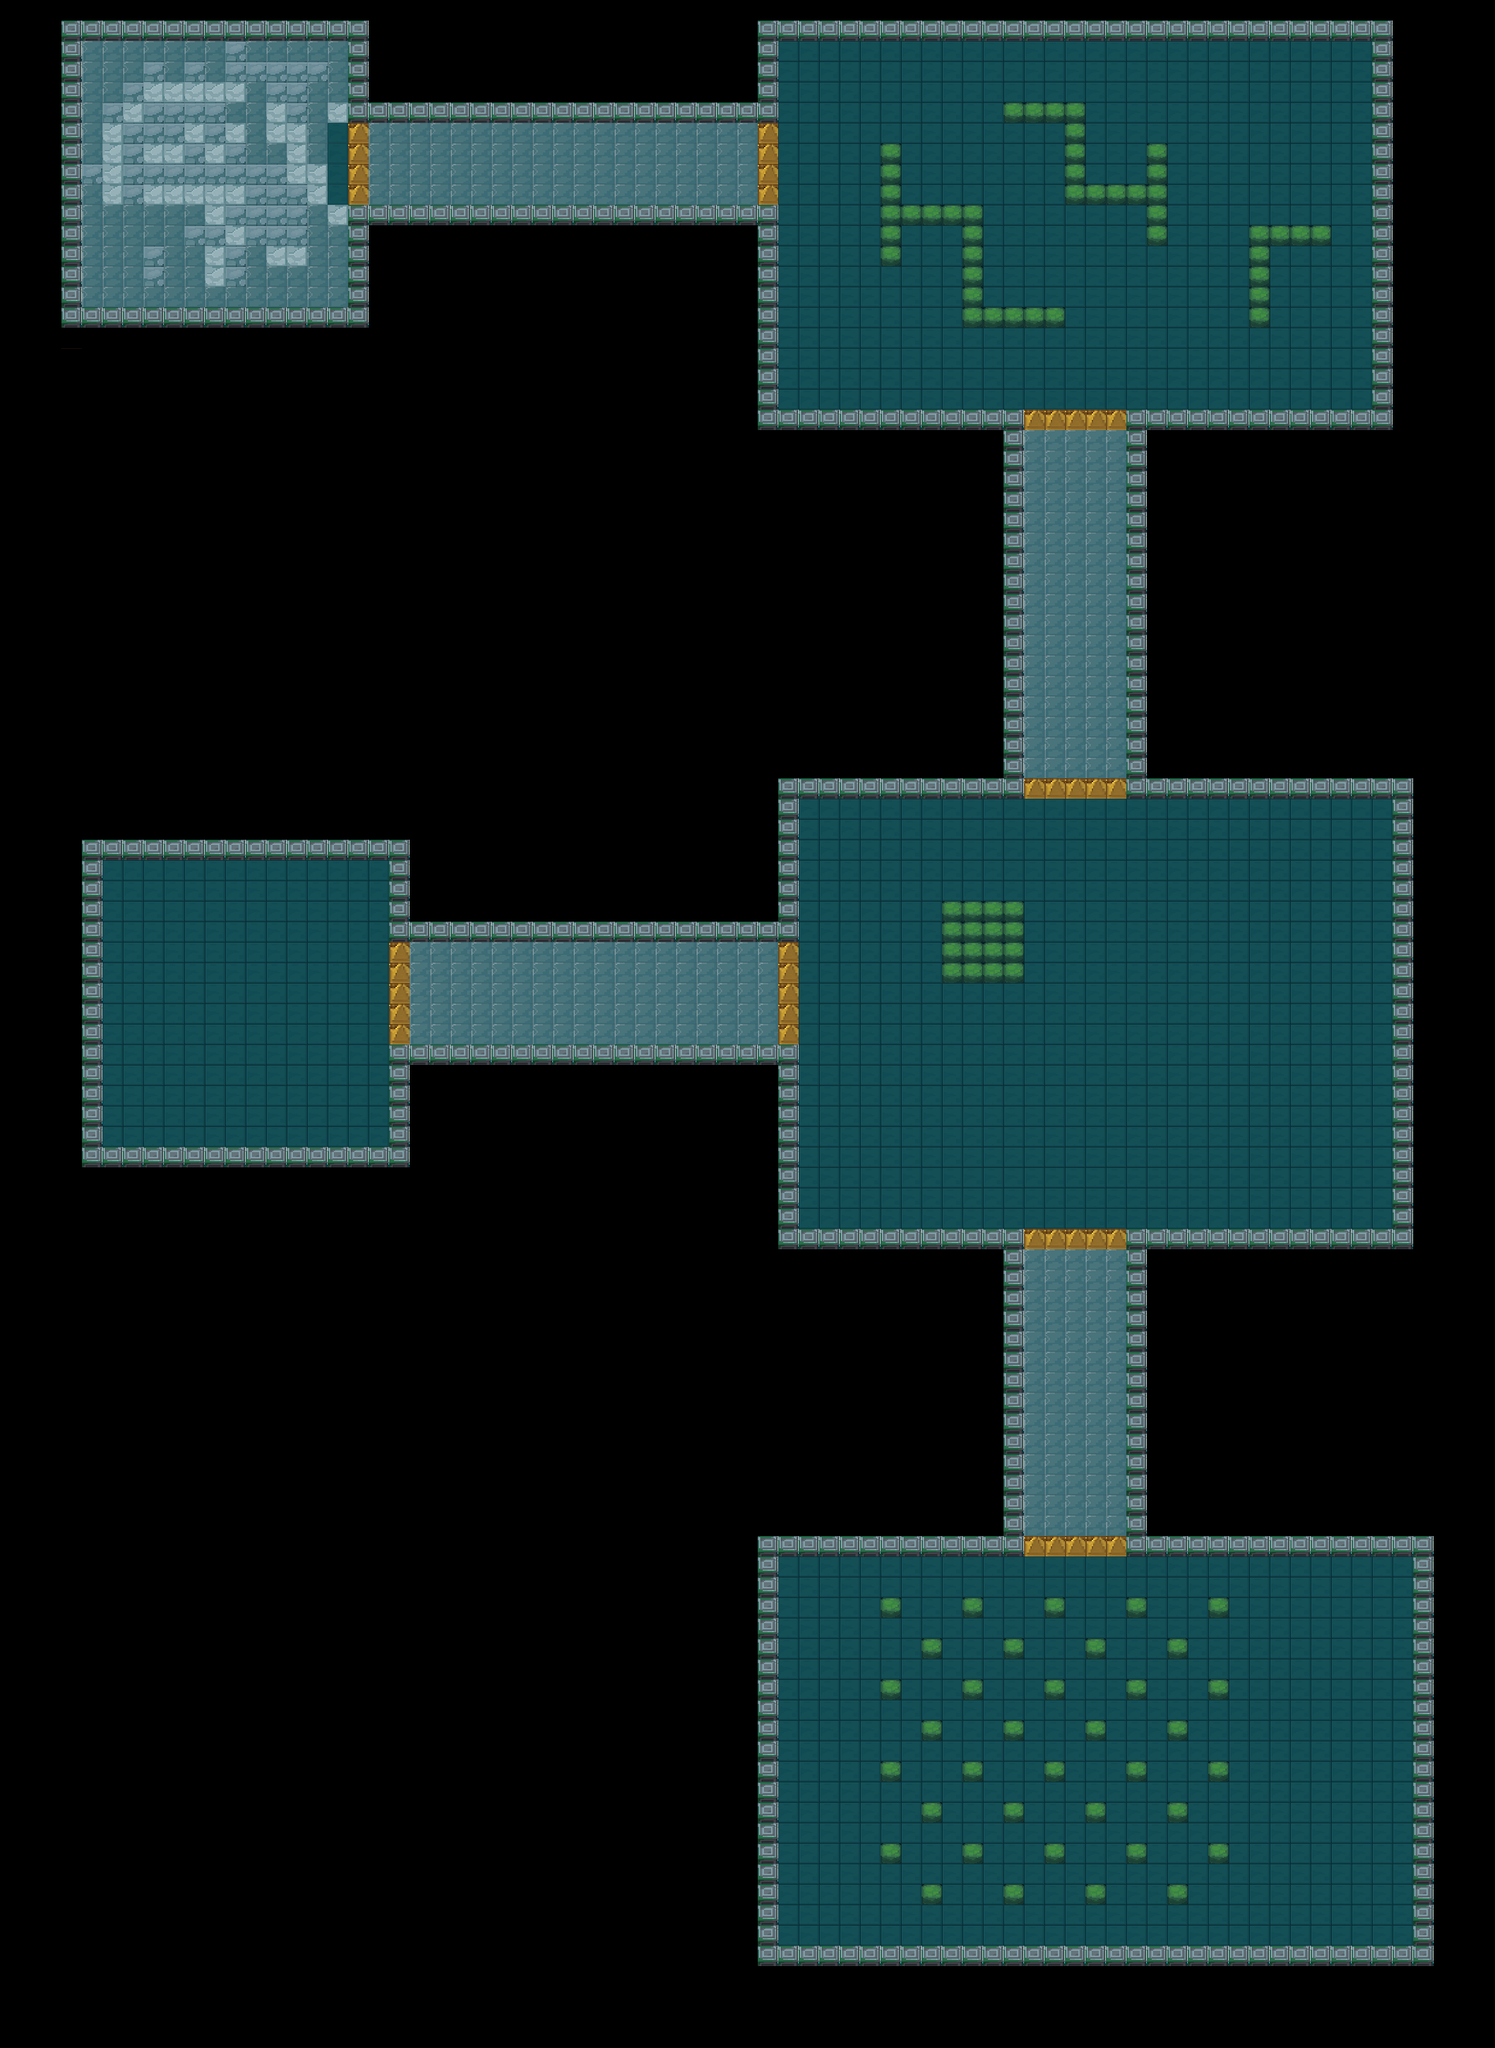

A 2D game scene composited from a Tiled map and its tileset images. What follows is a short description and the map's XML, with each tile layer's data collapsed to a summary:
An orthogonal 73x100 tile map with 32x32 px tiles, 2 tile layers (图块层 1, layer2).

<map version="1.5" tiledversion="1.6.0" orientation="orthogonal" renderorder="right-down" width="73" height="100" tilewidth="32" tileheight="32" infinite="0" nextlayerid="5" nextobjectid="1">
 <editorsettings>
  <chunksize width="32" height="32" />
 </editorsettings>
 <tileset firstgid="1" name="地图" tilewidth="32" tileheight="32" tilecount="20000" columns="200">
  <image source="地图.png" width="6400" height="3200" />
  <tile id="202">
   <properties>
    <property name="Collidable" type="bool" value="true" />
   </properties>
  </tile>
 </tileset>
 <layer id="1" name="图块层 1" width="73" height="100" locked="1">
  <data>[7300 cells, 7198 non-empty, 6901 distinct tile ids]</data>
 </layer>
 <layer id="4" name="layer2" width="73" height="100">
  <data>[7300 cells, 729 non-empty, 8 distinct tile ids]</data>
 </layer>
</map>